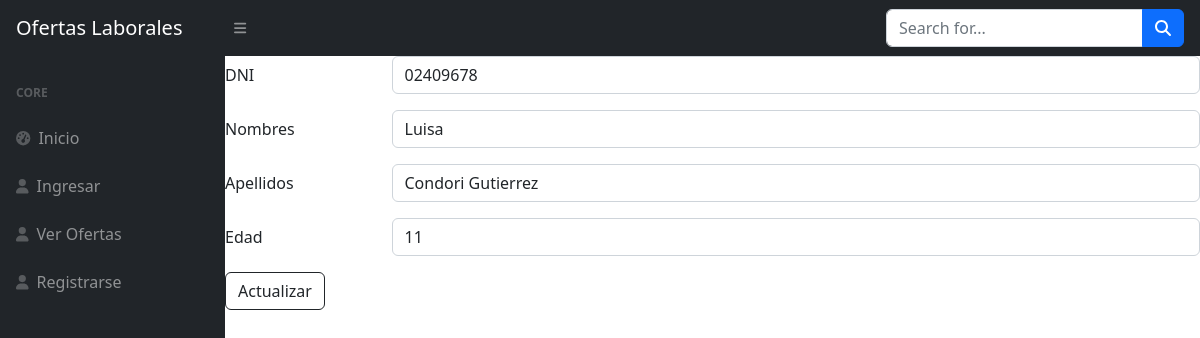
Screenshot of /source/admin/postulantes/editar_postulante.php?id_postulante=1 with the database file from the repository.
### tables this page shows
CREATE TABLE `postulantes` (
  `id` int(11) NOT NULL,
  `dni` varchar(8) NOT NULL DEFAULT '',
  `nombres` varchar(64) NOT NULL DEFAULT '',
  `apellidos` varchar(64) NOT NULL DEFAULT '',
  `edad` int(11) DEFAULT NULL,
  `correo` varchar(128) NOT NULL DEFAULT '',
  `telefono` varchar(10) NOT NULL,
  `direccion` varchar(128) NOT NULL DEFAULT '',
  `estado_civil` varchar(128) NOT NULL DEFAULT '',
  `especialidad` varchar(128) NOT NULL DEFAULT '',
  `archivo_cv` blob DEFAULT NULL
);

### source/admin/postulantes/editar_postulante.php (the view, shortened to what this page needs)
<?php
include "../../../includes/header.php";
$conexion = conectar();
$id_postulante = $_REQUEST['id_postulante'];
$sql = "SELECT * FROM postulantes WHERE id='$id_postulante'";
$resultado = mysqli_query($conexion, $sql);
$fila = mysqli_fetch_assoc($resultado);
?>
<form method="POST" action="actualizar_postulante.php">
<div class="row mb-3">
            <label  class="col-sm-2 col-form-label">DNI</label>
            <div class="col-sm-10">
                <input type="text" class="form-control" name="txt_dni" value="<?=$fila['dni']?>" required>
            </div>
            </div>
            <div class="row mb-3">
                <label  class="col-sm-2 col-form-label">Nombres</label>
                <div class="col-sm-10">
                    <input type="text" class="form-control" name="txt_nombres" value="<?=$fila['nombres']?>" required>
                </div>
            </div>
            <div class="row mb-3">
                <label  class="col-sm-2 col-form-label">Apellidos</label>
                <div class="col-sm-10">
                    <input type="text" class="form-control" name="txt_apellidos" value="<?=$fila['apellidos']?>" required>
                </div>
            </div>
            <div class="row mb-3">
                <label  class="col-sm-2 col-form-label">Edad</label>
                <div class="col-sm-10">
                    <input type="text" class="form-control"  name="txt_edad" value="<?=$fila['edad']?>" required>
                </div>
            </div>
    <button type="submit" class="btn btn-outline-dark">Actualizar</button>
</form>

### rows the page displays
postulantes: txt_dni "02409678", txt_nombres "Luisa", txt_apellidos "Condori Gutierrez", txt_edad "11"
